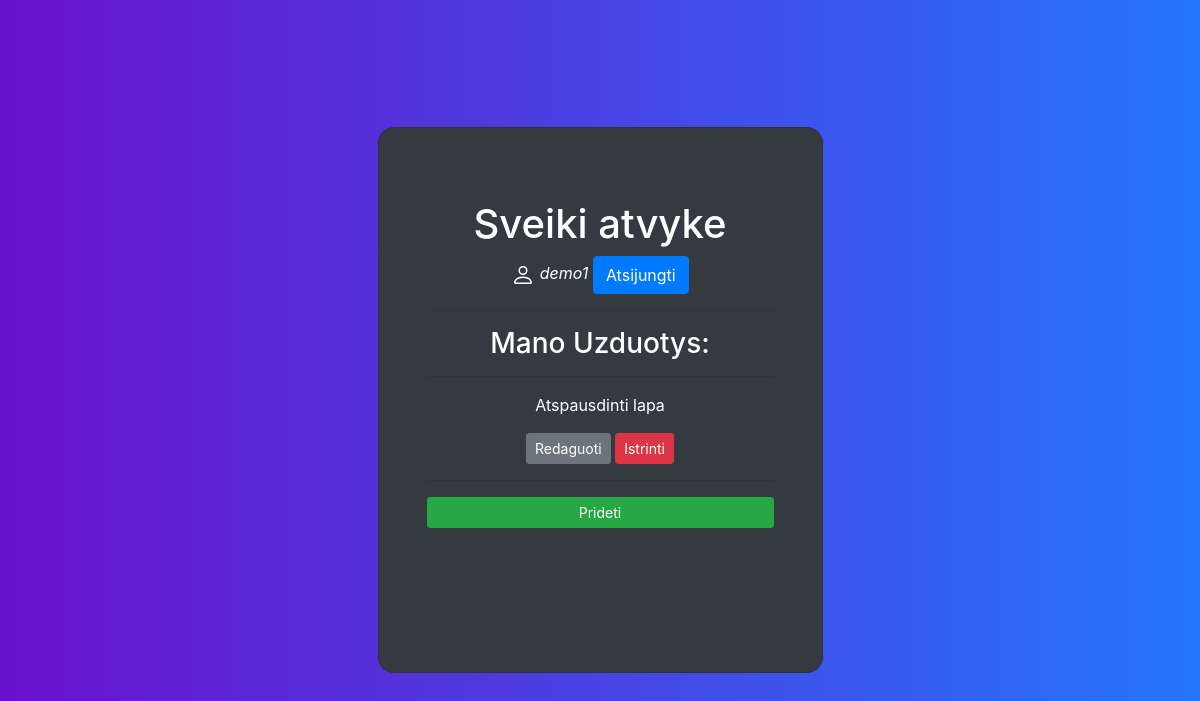
Page /tasks/ (signed in) on the earlier database version.
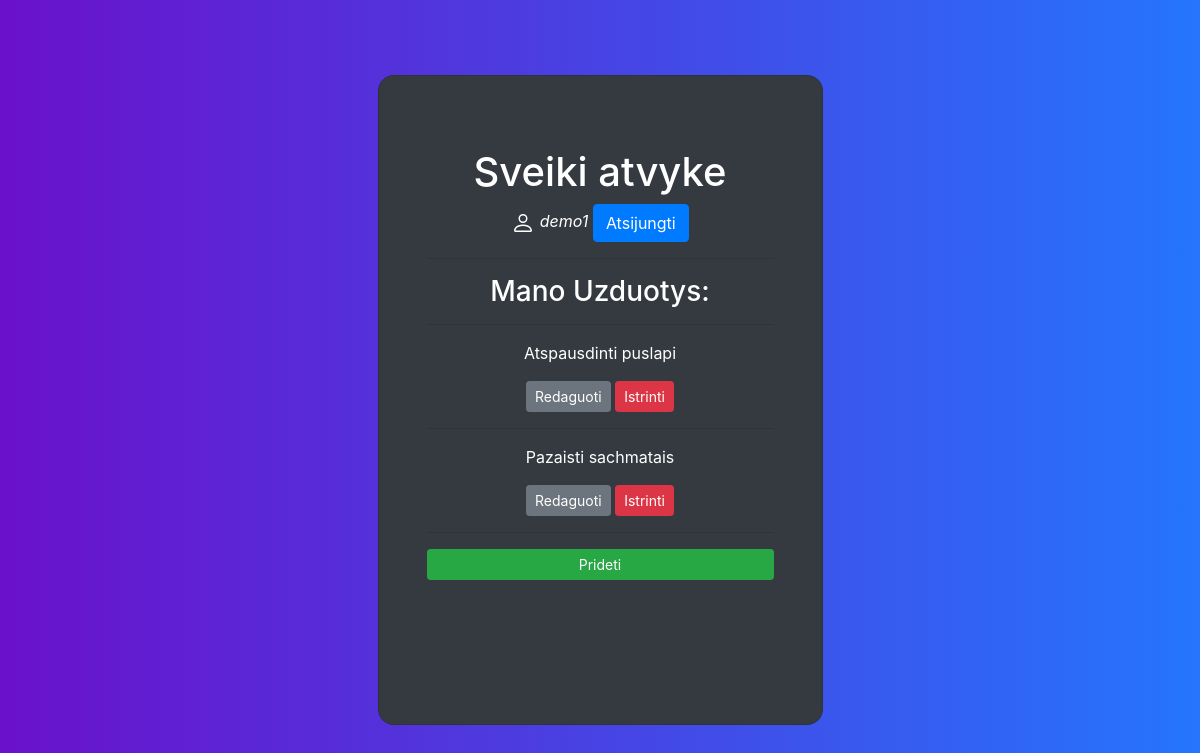
Same page on the later database version.
### todolist/models.py (models this page shows)
class Task(models.Model):
    task = models.TextField(max_length=2000)
    user = models.ForeignKey(User, on_delete=models.CASCADE, null=True)
    created = models.DateTimeField(auto_now_add=True)
    def __str__(self):
        return self.task

### todolist/views.py (the view)
# urls.py: path('tasks/', views.TaskListView.as_view(), name='tasks'),
class TaskListView(generic.ListView):
    model = Task
    template_name = 'tasks.html'
    context_object_name = "tasks"
    def get_queryset(self):
        return Task.objects.filter(user=self.request.user)

### todolist/templates/tasks.html (shortened to what this page needs)
{% extends 'base.html' %}
{% block content %}
 {% if user.is_authenticated %}
    <h1>Sveiki atvyke</h1>
<i>{{ user.get_username }} </i>
            <a href="{% url 'logout'%}?next=/" class="btn btn-primary">Atsijungti</a>
<hr>
<h3>Mano Uzduotys: </h3>
<hr>
{% for task in tasks %}
<p> {{ task }} </p>
<a href="{% url 'update' task.id %}" class="btn btn-secondary btn-sm">Redaguoti</a> <a href="{% url 'delete' task.id %}" class="btn btn-danger btn-sm">Istrinti</a>
<hr>
{% endfor %}
 <a href="{% url 'create' %}" class="btn btn-success btn-sm btn-block">Prideti</a>
          {% else %}
<h1>Sveiki atvyke</h1>
<br>
<h5>Tam kam naudotis ToDoList programa, prasome prisijungti:</h5>
            <br>
            <a class="btn btn-primary" href="{% url 'login'%}?next={{request.path}}">Prisijungti</a>
          {% endif %}
{% endblock %}

### todolist/templates/base.html (shortened to what this page needs)
<!DOCTYPE html>
<html lang="en">
  <head>
    <link rel="stylesheet" href="https://cdn.jsdelivr.net/npm/bootstrap@4.3.1/dist/css/bootstrap.min.css">
  </head>
  <body>
<section class="vh-100 gradient-custom">
  <div class="container py-5 h-100">
    <div class="row d-flex justify-content-center align-items-center h-100">
      <div class="col-12 col-md-8 col-lg-6 col-xl-5">
        <div class="card bg-dark text-white" style="border-radius: 1rem;">
          <div class="card-body p-5 text-center">
            <div class="mb-md-5 mt-md-4 pb-5">
              {% block content %}{% endblock %}
            </div>
          </div>
        </div>
      </div>
    </div>
  </div>
</section>
  </body>
</html>

### todolist/templates/base.html (style rules this page uses)
.gradient-custom { background: #6a11cb; background: -webkit-linear-gradient(to right, rgba(106, 17, 203, 1), rgba(37, 117, 252, 1)); background: linear-gradient(to right, rgba(106, 17, 203, 1), rgba(37, 117, 252, 1)); }

Differences in the rows shown:
removed Task: task "Atspausdinti lapa"
added Task: task "Atspausdinti puslapi"
added Task: task "Pazaisti sachmatais"
